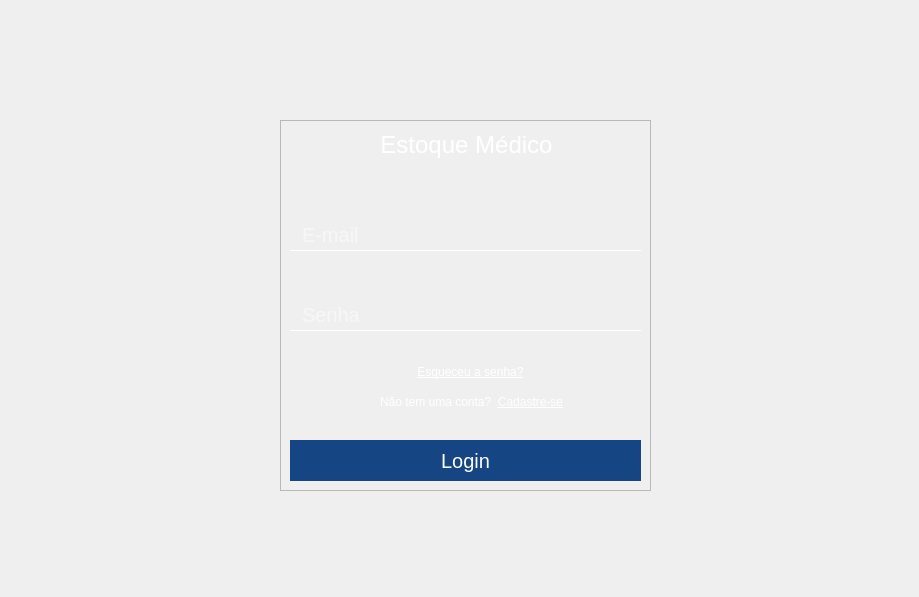
<?xml version="1.0" encoding="UTF-8"?>
<ui version="4.0">
 <class>Tela_login</class>
 <widget class="QMainWindow" name="Tela_login">
  <property name="geometry">
   <rect>
    <x>0</x>
    <y>0</y>
    <width>919</width>
    <height>597</height>
   </rect>
  </property>
  <property name="maximumSize">
   <size>
    <width>919</width>
    <height>597</height>
   </size>
  </property>
  <property name="mouseTracking">
   <bool>false</bool>
  </property>
  <property name="windowTitle">
   <string>MainWindow</string>
  </property>
  <property name="styleSheet">
   <string notr="true"/>
  </property>
  <widget class="QWidget" name="centralwidget">
   <widget class="QLabel" name="img_efeitoladoesquerdologin">
    <property name="geometry">
     <rect>
      <x>0</x>
      <y>-10</y>
      <width>61</width>
      <height>611</height>
     </rect>
    </property>
    <property name="cursor">
     <cursorShape>ArrowCursor</cursorShape>
    </property>
    <property name="styleSheet">
     <string notr="true"/>
    </property>
    <property name="text">
     <string/>
    </property>
    <property name="pixmap">
     <pixmap resource="QRC_login.qrc">:/imagens/imagens/Group_36barraladoesquerdo_login-removebg-preview.png</pixmap>
    </property>
    <property name="scaledContents">
     <bool>true</bool>
    </property>
   </widget>
   <widget class="QLabel" name="img_backgroundlogin">
    <property name="geometry">
     <rect>
      <x>0</x>
      <y>0</y>
      <width>961</width>
      <height>601</height>
     </rect>
    </property>
    <property name="cursor">
     <cursorShape>ArrowCursor</cursorShape>
    </property>
    <property name="text">
     <string/>
    </property>
    <property name="pixmap">
     <pixmap resource="QRC_login.qrc">:/imagens/imagens/medica_imagemlogin.jpg</pixmap>
    </property>
    <property name="scaledContents">
     <bool>true</bool>
    </property>
   </widget>
   <widget class="QFrame" name="frame_arealogar">
    <property name="geometry">
     <rect>
      <x>280</x>
      <y>120</y>
      <width>371</width>
      <height>371</height>
     </rect>
    </property>
    <property name="cursor">
     <cursorShape>ArrowCursor</cursorShape>
    </property>
    <property name="frameShape">
     <enum>QFrame::StyledPanel</enum>
    </property>
    <property name="frameShadow">
     <enum>QFrame::Raised</enum>
    </property>
    <widget class="QLabel" name="img_backgroundarealogar">
     <property name="geometry">
      <rect>
       <x>0</x>
       <y>0</y>
       <width>371</width>
       <height>371</height>
      </rect>
     </property>
     <property name="cursor">
      <cursorShape>ArrowCursor</cursorShape>
     </property>
     <property name="text">
      <string/>
     </property>
     <property name="pixmap">
      <pixmap resource="QRC_login.qrc">:/imagens/imagens/Rectangle_18backgroundarealogar-removebg-preview.png</pixmap>
     </property>
     <property name="scaledContents">
      <bool>true</bool>
     </property>
    </widget>
    <widget class="QLineEdit" name="input_emaillogin">
     <property name="geometry">
      <rect>
       <x>10</x>
       <y>100</y>
       <width>351</width>
       <height>31</height>
      </rect>
     </property>
     <property name="cursor">
      <cursorShape>IBeamCursor</cursorShape>
     </property>
     <property name="styleSheet">
      <string notr="true">QLineEdit{
	border: none; /* Remove a borda padrão */
    border-bottom: 1px solid #fff; /* Adiciona uma borda inferior de 1px sólida */
    background-color: transparent;/* Define o Background como transparente*/
	color: #fffffffff;
	font-size: 20px; /* Defina o tamanho do texto do placeholder desejado */
	padding-left: 10px;
	font-style: montserrat;
}

</string>
     </property>
     <property name="text">
      <string/>
     </property>
     <property name="alignment">
      <set>Qt::AlignJustify|Qt::AlignVCenter</set>
     </property>
     <property name="dragEnabled">
      <bool>false</bool>
     </property>
     <property name="readOnly">
      <bool>false</bool>
     </property>
     <property name="placeholderText">
      <string notr="true">E-mail</string>
     </property>
    </widget>
    <widget class="QLabel" name="lbl_tituloestoque">
     <property name="geometry">
      <rect>
       <x>6</x>
       <y>10</y>
       <width>361</width>
       <height>31</height>
      </rect>
     </property>
     <property name="font">
      <font>
       <pointsize>20</pointsize>
      </font>
     </property>
     <property name="cursor">
      <cursorShape>ArrowCursor</cursorShape>
     </property>
     <property name="toolTip">
      <string>&lt;html&gt;&lt;head/&gt;&lt;body&gt;&lt;p&gt;&lt;span style=&quot; font-size:12pt;&quot;&gt;u8-p&lt;/span&gt;&lt;/p&gt;&lt;/body&gt;&lt;/html&gt;</string>
     </property>
     <property name="whatsThis">
      <string>&lt;html&gt;&lt;head/&gt;&lt;body&gt;&lt;p&gt;sdfwesf&lt;/p&gt;&lt;/body&gt;&lt;/html&gt;</string>
     </property>
     <property name="styleSheet">
      <string notr="true">font-style: montserrat;</string>
     </property>
     <property name="text">
      <string>&lt;html&gt;&lt;head/&gt;&lt;body&gt;&lt;p align=&quot;center&quot;&gt;&lt;span style=&quot; font-size:18pt; color:#ffffff;&quot;&gt;Estoque Médico&lt;/span&gt;&lt;/p&gt;&lt;/body&gt;&lt;/html&gt;</string>
     </property>
    </widget>
    <widget class="QLineEdit" name="input_senhalogin">
     <property name="geometry">
      <rect>
       <x>10</x>
       <y>180</y>
       <width>351</width>
       <height>31</height>
      </rect>
     </property>
     <property name="styleSheet">
      <string notr="true">QLineEdit{
	border: none; /* Remove a borda padrão */
    border-bottom: 1px solid #fff; /* Adiciona uma borda inferior de 1px sólida */
    background-color: transparent;/* Define o Background como transparente*/
	color: #fffffffff;
	font-size: 20px; /* Defina o tamanho do texto do placeholder desejado */
	padding-left: 10px;
	font-style: montserrat;
}

</string>
     </property>
     <property name="text">
      <string/>
     </property>
     <property name="echoMode">
      <enum>QLineEdit::Password</enum>
     </property>
     <property name="alignment">
      <set>Qt::AlignJustify|Qt::AlignVCenter</set>
     </property>
     <property name="dragEnabled">
      <bool>false</bool>
     </property>
     <property name="readOnly">
      <bool>false</bool>
     </property>
     <property name="placeholderText">
      <string notr="true">Senha</string>
     </property>
    </widget>
    <widget class="QPushButton" name="btn_logar">
     <property name="geometry">
      <rect>
       <x>10</x>
       <y>320</y>
       <width>351</width>
       <height>41</height>
      </rect>
     </property>
     <property name="cursor">
      <cursorShape>PointingHandCursor</cursorShape>
     </property>
     <property name="styleSheet">
      <string notr="true">QPushButton{
	color : #fffffffff;
	background-color : #154583;
	border : none;
	font-size: 20px;
	font-style: montserrat;
}</string>
     </property>
     <property name="text">
      <string>Login</string>
     </property>
    </widget>
    <widget class="QPushButton" name="btn_esqueceusenha">
     <property name="geometry">
      <rect>
       <x>130</x>
       <y>240</y>
       <width>121</width>
       <height>23</height>
      </rect>
     </property>
     <property name="cursor">
      <cursorShape>PointingHandCursor</cursorShape>
     </property>
     <property name="mouseTracking">
      <bool>true</bool>
     </property>
     <property name="styleSheet">
      <string notr="true">QPushButton{
	border : none;
	color : #ffffffff;
	text-decoration: underline;
	font-size: 12px;
	font-style: montserrat;
}</string>
     </property>
     <property name="text">
      <string>Esqueceu a senha?</string>
     </property>
    </widget>
    <widget class="QPushButton" name="btn_cadastrar">
     <property name="geometry">
      <rect>
       <x>210</x>
       <y>270</y>
       <width>81</width>
       <height>23</height>
      </rect>
     </property>
     <property name="cursor">
      <cursorShape>PointingHandCursor</cursorShape>
     </property>
     <property name="mouseTracking">
      <bool>true</bool>
     </property>
     <property name="toolTip">
      <string>&lt;html&gt;&lt;head/&gt;&lt;body&gt;&lt;p&gt;Cadastrar-se&lt;/p&gt;&lt;/body&gt;&lt;/html&gt;</string>
     </property>
     <property name="styleSheet">
      <string notr="true">QPushButton{
	border : none;
	color : #ffffffff;
	text-decoration: underline;
	font-size: 12px;
	font-style: montserrat;
}</string>
     </property>
     <property name="text">
      <string>Cadastre-se</string>
     </property>
    </widget>
    <widget class="QLabel" name="label">
     <property name="geometry">
      <rect>
       <x>100</x>
       <y>270</y>
       <width>121</width>
       <height>23</height>
      </rect>
     </property>
     <property name="cursor">
      <cursorShape>ArrowCursor</cursorShape>
     </property>
     <property name="styleSheet">
      <string notr="true">QLabel{

	border : none;
	color : #ffffffff;
	font-size: 12px;
	font-style: montserrat;
}</string>
     </property>
     <property name="text">
      <string>Não tem uma conta?</string>
     </property>
    </widget>
   </widget>
   <widget class="QLabel" name="img_efeitohubacademylogin">
    <property name="geometry">
     <rect>
      <x>500</x>
      <y>-10</y>
      <width>331</width>
      <height>271</height>
     </rect>
    </property>
    <property name="cursor">
     <cursorShape>ArrowCursor</cursorShape>
    </property>
    <property name="text">
     <string/>
    </property>
    <property name="pixmap">
     <pixmap resource="QRC_login.qrc">:/imagens/imagens/Group_37hubacademyefeito-removebg-preview.png</pixmap>
    </property>
    <property name="scaledContents">
     <bool>true</bool>
    </property>
   </widget>
   <widget class="QLabel" name="img_efeitotraseiroarelogar">
    <property name="geometry">
     <rect>
      <x>640</x>
      <y>380</y>
      <width>47</width>
      <height>111</height>
     </rect>
    </property>
    <property name="cursor">
     <cursorShape>ArrowCursor</cursorShape>
    </property>
    <property name="text">
     <string/>
    </property>
    <property name="pixmap">
     <pixmap resource="QRC_login.qrc">:/imagens/imagens/Frame_1efeitoatrasdaarealogar-removebg-preview.png</pixmap>
    </property>
    <property name="scaledContents">
     <bool>true</bool>
    </property>
   </widget>
   <zorder>img_backgroundlogin</zorder>
   <zorder>img_efeitotraseiroarelogar</zorder>
   <zorder>img_efeitohubacademylogin</zorder>
   <zorder>img_efeitoladoesquerdologin</zorder>
   <zorder>frame_arealogar</zorder>
  </widget>
 </widget>
 <resources>
  <include location="QRC_login.qrc"/>
  <include location="QRC_login.qrc"/>
 </resources>
 <connections/>
</ui>
